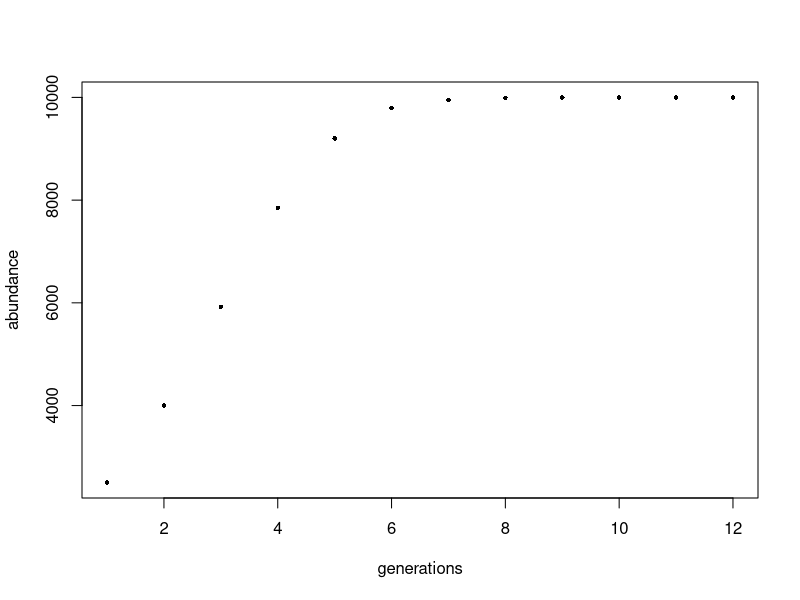

Reproduce this figure in R.
#Louise Barton | March 07 2019 
#Lab08: Documentation and Metadata

##----------------------------------------------------------------------------------##

#Loop that prints predicted population abundance over 12 time stamps 
#Using discrete-time logistic growth equation n[t] = n[t-1] + ( r * n[t-1] * (K - n[t-1])/K )

    K <- 10000 #carying capacity 
    r<- 0.8 #instristic growth rate 
    time <- 12 #time stamps
    iAbund <- 2500 #inital abundance 
    n <- rep(iAbund,time) #create vector with initial abundance 

    #Method which creates vector of predicted population abundances 
    for (i in 2:time ) {
        n[i] <- n[i-1] + ( r * n[i-1] * ( K - n[i-1] ) / K )
        print(n[i])
    }

#function to print predicted population abundance over time in vector and graph
#uses discrete-time logistic growth equation n[t] = n[t-1] + ( r * n[t-1] * (K - n[t-1])/K )
#takes r, K, time, iAbund as arguments 
#r=intrinsic growth rate, K=carrying capacity, and iAbund=initial abundance 

#specify how much time (i.e how many time steps to iterate with model)
    DTLogGrowth <- function (r,K,time,iAbund) {
        n <- rep(iAbund, time)
        for (i in 2:time ) {
            n[i] <- n[i-1] + ( r * n[i-1] * ( K - n[i-1] ) / K )
        }
        plotGrowth <- plot(n ~ c(1:time), pch = 16, cex = .6,
                           ylab = "abundance", xlab= "generations" )
        print(plotGrowth)
        return(n)
        
    }

#Assign variables 
r <- 0.8
K <- 10000
time <- 12 
iAbund <- 2500

#Call function
abundance <- DTLogGrowth(r, K, time, iAbund)

#Write dataset to file with two columns: generations and abundance
PopAbund <- data.frame((1:time), (abundance))
colnames(PopAbund) <- c("Generations", "Abundance")
write.csv(x = PopAbund, file = "PopAbund.csv")

